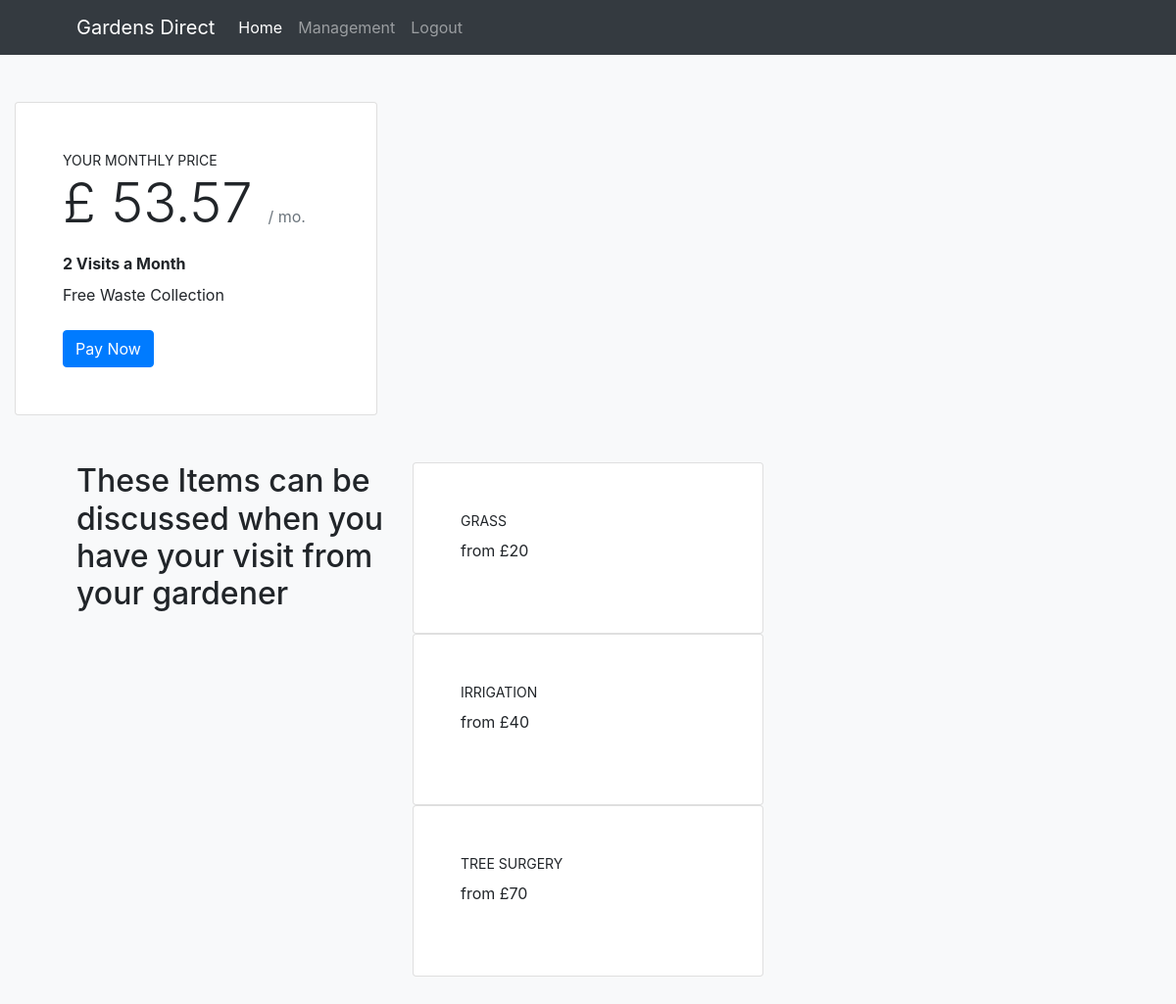
The page /quote/ (signed in) on the database its author committed.
### profiles/models.py (models this page shows, shortened)
class UserProfile(models.Model):
    user = models.OneToOneField(User, on_delete=models.CASCADE)
    phoneNumber = models.CharField(max_length=20, null=True,blank=True)
    First_line_address = models.CharField(max_length=80,null=True,blank=True)
    Post_code = models.CharField(max_length=20,null=True,blank=True)
    garden_width = models.FloatField(default=0,blank=True)
    garden_length = models.FloatField(default=0,blank=True)
    irrigation = models.BooleanField(default=False)
    grass = models.BooleanField(default=False)
    quote = models.FloatField(default=0,editable=True,blank=True)

### admin_products/models.py (models this page shows, shortened)
class Products(models.Model):
    product = models.CharField(max_length=50,blank=True,null=False,unique=True)
    descriptions = models.CharField(max_length=250,blank=True,null=False)
    price = models.IntegerField()
    sale = models.BooleanField()

### calculator/views.py (the view)
# urls.py: path('', views.quote, name = 'quote'),
@login_required
def quote(request):
    total = UserProfile.objects.get(user=request.user).quote
    product_details = Products.objects.all()
    print(total)
    context = {
        'product_details':product_details,
        'total':total
    }
    template = 'quote.html'
    return render(request, template, context)

### calculator/templates/quote.html (shortened to what this page needs)
{% extends "base.html" %}
{% load static %}
{% load crispy_forms_tags %}
{% block content %}
<section class="bg-light py-5">
<div class="col-lg-8 col-xl-4">
    <div class="card mb-5 mb-xl-0">
        <div class="card-body p-5">
            <div class="small text-uppercase fw-bold">
               Your Monthly Price
            </div>
            <div class="mb-3">
                <span class="display-4 fw-bold">£ {{ total }}
                </span>
                <span class="text-muted">/ mo.</span>
            </div>
            <ul class="list-unstyled mb-4">
                <li class="mb-2">
                    <strong>2 Visits a Month</strong>
                </li>
                <li class="mb-2">
                    Free Waste Collection
                </li>
            </ul>
            <div class="d-grid"><a class="btn btn-primary" href="{% url 'checkout' %}">Pay Now</a></div>
        </div>
    </div>
</div>
<div class="container px-5 my-5">
    <div class="row gx-5">
        <div class="col-lg-4 mb-5 mb-lg-0"><h2 class="fw-bolder mb-0">These Items can be discussed when you have your visit from your gardener</h2></div>
        <div class="col-lg-8">
            {% for data in product_details %}
            <div class="row gx-6 row-cols-1 row-cols-md-2">
                <div class="card mb-5 mb-xl-0">
                    <div class="card-body p-5">
                        <div class="small text-uppercase fw-bold">
                            {{ data.product }}
                        </div>
                        <ul class="list-unstyled mb-4">
                            <li class="mb-2">
                                from £{{ data.price }}
                            </li>
                        </ul>
                    </div>
                </div>
            </div>
            {% endfor %}
        </div>
    </div>
</div>
</section>
{% endblock %}

### static/css/base.css (style rules this page uses)
:root { --bs-blue:#0d6efd;--bs-indigo:#6610f2;--bs-purple:#6f42c1;--bs-pink:#d63384;--bs-red:#dc3545;--bs-orange:#fd7e14;--bs-yellow:#ffc107;--bs-green:#198754;--bs-teal:#20c997;--bs-cyan:#0dcaf0;--bs-white:#fff;--bs-gray:#6c757d;--bs-gray-dark:#343a40;--bs-gray-100:#f8f9fa;--bs-gray-200:#e9ecef;--bs-gray-300:#dee2e6;--bs-gray-400:#ced4da;--bs-gray-500:#adb5bd;--bs-gray-600:#6c757d;--bs-gray-700:#495057;--bs-gray-800:#343a40;--bs-gray-900:#212529;--bs-primary:#0d6efd;--bs-secondary:#6c757d;--bs-success:#198754;--bs-info:#0dcaf0;--bs-warning:#ffc107;--bs-danger:#dc3545;--bs-light:#f8f9fa;--bs-dark:#212529;--bs-primary-rgb:13,110,253;--bs-secondary-rgb:108,117,125;--bs-success-rgb:25,135,84;--bs-info-rgb:13,202,240;--bs-warning-rgb:255,193,7;--bs-danger-rgb:220,53,69;--bs-light-rgb:248,249,250;--bs-dark-rgb:33,37,41;--bs-white-rgb:255,255,255;--bs-black-rgb:0,0,0;--bs-body-color-rgb:33,37,41;--bs-body-bg-rgb:255,255,255;--bs-font-sans-serif:system-ui,-apple-system,"Segoe UI",Roboto,"Helvetica Neue",Arial,"Noto Sans","Liberation Sans",sans-serif,"Apple Color Emoji","Segoe UI Emoji","Segoe UI Symbol","Noto Color Emoji";--bs-font-monospace:SFMono-Regular,Menlo,Monaco,Consolas,"Liberation Mono","Courier New",monospace;--bs-gradient:linear-gradient(180deg,rgba(255,255,255,.15),rgba(255,255,255,0));--bs-body-font-family:var(--bs-font-sans-serif);--bs-body-font-size:1rem;--bs-body-font-weight:400;--bs-body-line-height:1.5;--bs-body-color:#212529;--bs-body-bg:#fff }

### rows shown on the page
UserProfile: quote "53.57"
Products: product "GRASS", price "20"
Products: product "IRRIGATION", price "40"
Products: product "TREE SURGERY", price "70"
